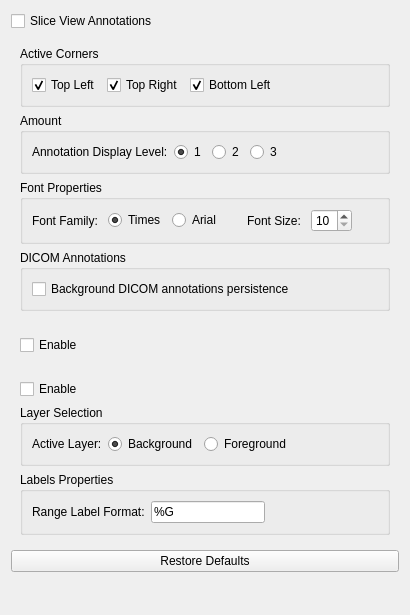
<?xml version="1.0" encoding="UTF-8"?>
<ui version="4.0">
 <class>Settings</class>
 <widget class="QWidget" name="Settings">
  <property name="geometry">
   <rect>
    <x>0</x>
    <y>0</y>
    <width>410</width>
    <height>615</height>
   </rect>
  </property>
  <property name="sizePolicy">
   <sizepolicy hsizetype="Minimum" vsizetype="Minimum">
    <horstretch>0</horstretch>
    <verstretch>0</verstretch>
   </sizepolicy>
  </property>
  <property name="windowTitle">
   <string>Slice View Annotations Settings</string>
  </property>
  <layout class="QVBoxLayout" name="verticalLayout_2">
   <property name="sizeConstraint">
    <enum>QLayout::SetMinimumSize</enum>
   </property>
   <property name="bottomMargin">
    <number>0</number>
   </property>
   <item>
    <layout class="QVBoxLayout" name="mainLayout">
     <property name="sizeConstraint">
      <enum>QLayout::SetDefaultConstraint</enum>
     </property>
     <item>
      <widget class="QCheckBox" name="sliceViewAnnotationsCheckBox">
       <property name="text">
        <string>Slice View Annotations</string>
       </property>
      </widget>
     </item>
     <item>
      <widget class="ctkCollapsibleButton" name="cornerTextParametersCollapsibleButton" native="true">
       <property name="text" stdset="0">
        <string>Corner Text Annotation</string>
       </property>
       <layout class="QVBoxLayout" name="verticalLayout_4">
        <item>
         <layout class="QVBoxLayout" name="verticalLayout_3">
          <item>
           <widget class="QGroupBox" name="activateCornersGroupBox">
            <property name="title">
             <string>Active Corners</string>
            </property>
            <layout class="QHBoxLayout" name="horizontalLayout_5">
             <item>
              <widget class="QCheckBox" name="topLeftActivationCheckbox">
               <property name="text">
                <string>Top Left</string>
               </property>
               <property name="checked">
                <bool>true</bool>
               </property>
              </widget>
             </item>
             <item>
              <widget class="QCheckBox" name="topRightActivationCheckbox">
               <property name="text">
                <string>Top Right</string>
               </property>
               <property name="checked">
                <bool>true</bool>
               </property>
              </widget>
             </item>
             <item>
              <widget class="QCheckBox" name="bottomLeftActivationCheckbox">
               <property name="text">
                <string>Bottom Left</string>
               </property>
               <property name="checked">
                <bool>true</bool>
               </property>
              </widget>
             </item>
             <item>
              <spacer name="horizontalSpacer_6">
               <property name="orientation">
                <enum>Qt::Horizontal</enum>
               </property>
               <property name="sizeHint" stdset="0">
                <size>
                 <width>40</width>
                 <height>20</height>
                </size>
               </property>
              </spacer>
             </item>
            </layout>
           </widget>
          </item>
          <item>
           <widget class="ctkCollapsibleGroupBox" name="annotationsAmountGroupBox">
            <property name="title">
             <string>Amount</string>
            </property>
            <layout class="QHBoxLayout" name="horizontalLayout_2">
             <item>
              <widget class="QLabel" name="label">
               <property name="text">
                <string>Annotation Display Level:</string>
               </property>
              </widget>
             </item>
             <item>
              <widget class="QRadioButton" name="level1RadioButton">
               <property name="text">
                <string>1</string>
               </property>
               <property name="checked">
                <bool>true</bool>
               </property>
              </widget>
             </item>
             <item>
              <widget class="QRadioButton" name="level2RadioButton">
               <property name="text">
                <string>2</string>
               </property>
              </widget>
             </item>
             <item>
              <widget class="QRadioButton" name="level3RadioButton">
               <property name="text">
                <string>3</string>
               </property>
              </widget>
             </item>
             <item>
              <spacer name="horizontalSpacer_2">
               <property name="orientation">
                <enum>Qt::Horizontal</enum>
               </property>
               <property name="sizeHint" stdset="0">
                <size>
                 <width>40</width>
                 <height>20</height>
                </size>
               </property>
              </spacer>
             </item>
            </layout>
           </widget>
          </item>
          <item>
           <widget class="ctkCollapsibleGroupBox" name="fontPropertiesGroupBox">
            <property name="title">
             <string>Font Properties</string>
            </property>
            <layout class="QHBoxLayout" name="horizontalLayout_3">
             <item>
              <widget class="QLabel" name="fontFamilyLabel">
               <property name="text">
                <string>Font Family: </string>
               </property>
              </widget>
             </item>
             <item>
              <widget class="QRadioButton" name="timesFontRadioButton">
               <property name="text">
                <string>Times</string>
               </property>
               <property name="checked">
                <bool>true</bool>
               </property>
              </widget>
             </item>
             <item>
              <widget class="QRadioButton" name="arialFontRadioButton">
               <property name="text">
                <string>Arial</string>
               </property>
              </widget>
             </item>
             <item>
              <spacer name="horizontalSpacer_5">
               <property name="orientation">
                <enum>Qt::Horizontal</enum>
               </property>
               <property name="sizeType">
                <enum>QSizePolicy::Fixed</enum>
               </property>
               <property name="sizeHint" stdset="0">
                <size>
                 <width>20</width>
                 <height>20</height>
                </size>
               </property>
              </spacer>
             </item>
             <item>
              <widget class="QLabel" name="fontSizeLabel">
               <property name="text">
                <string>Font Size: </string>
               </property>
              </widget>
             </item>
             <item>
              <widget class="QSpinBox" name="fontSizeSpinBox">
               <property name="minimum">
                <number>10</number>
               </property>
               <property name="maximum">
                <number>20</number>
               </property>
              </widget>
             </item>
             <item>
              <spacer name="horizontalSpacer_3">
               <property name="orientation">
                <enum>Qt::Horizontal</enum>
               </property>
               <property name="sizeHint" stdset="0">
                <size>
                 <width>40</width>
                 <height>20</height>
                </size>
               </property>
              </spacer>
             </item>
            </layout>
           </widget>
          </item>
          <item>
           <widget class="ctkCollapsibleGroupBox" name="dicomAnnotationsCollapsibleGroupBox">
            <property name="title">
             <string>DICOM Annotations</string>
            </property>
            <layout class="QVBoxLayout" name="verticalLayout_7">
             <item>
              <widget class="QCheckBox" name="backgroundLayerPersistenceCheckbox">
               <property name="toolTip">
                <string>Show background volume DICOM annotations if foreground volume is non-DICOM.</string>
               </property>
               <property name="text">
                <string>Background DICOM annotations persistence</string>
               </property>
              </widget>
             </item>
            </layout>
           </widget>
          </item>
         </layout>
        </item>
       </layout>
      </widget>
     </item>
     <item>
      <widget class="ctkCollapsibleButton" name="scalingRulerCollapsibleButton" native="true">
       <property name="text" stdset="0">
        <string>Scaling Ruler</string>
       </property>
       <layout class="QVBoxLayout" name="verticalLayout_5">
        <item>
         <widget class="QCheckBox" name="showScalingRulerCheckBox">
          <property name="text">
           <string>Enable</string>
          </property>
         </widget>
        </item>
       </layout>
      </widget>
     </item>
     <item>
      <widget class="ctkCollapsibleButton" name="colorScalarBarCollapsibleButton" native="true">
       <property name="text" stdset="0">
        <string>Color Scalar Bar</string>
       </property>
       <layout class="QVBoxLayout" name="verticalLayout_6">
        <item>
         <widget class="QCheckBox" name="showColorScalarBarCheckBox">
          <property name="text">
           <string>Enable</string>
          </property>
         </widget>
        </item>
        <item>
         <widget class="ctkCollapsibleGroupBox" name="colorBarLayerSelectionGroupBox">
          <property name="title">
           <string>Layer Selection</string>
          </property>
          <layout class="QHBoxLayout" name="horizontalLayout">
           <item>
            <widget class="QLabel" name="layerLabel">
             <property name="text">
              <string>Active Layer:</string>
             </property>
            </widget>
           </item>
           <item>
            <widget class="QRadioButton" name="backgroundRadioButton">
             <property name="text">
              <string>Background</string>
             </property>
             <property name="checked">
              <bool>true</bool>
             </property>
            </widget>
           </item>
           <item>
            <widget class="QRadioButton" name="foregroundRadioButton">
             <property name="text">
              <string>Foreground</string>
             </property>
            </widget>
           </item>
           <item>
            <spacer name="horizontalSpacer">
             <property name="orientation">
              <enum>Qt::Horizontal</enum>
             </property>
             <property name="sizeHint" stdset="0">
              <size>
               <width>40</width>
               <height>20</height>
              </size>
             </property>
            </spacer>
           </item>
          </layout>
         </widget>
        </item>
        <item>
         <widget class="ctkCollapsibleGroupBox" name="LabelsPropertiesCollapsibleGroupBox">
          <property name="title">
           <string>Labels Properties</string>
          </property>
          <layout class="QHBoxLayout" name="horizontalLayout_4">
           <item>
            <widget class="QLabel" name="label_5">
             <property name="text">
              <string>Range Label Format:</string>
             </property>
            </widget>
           </item>
           <item>
            <widget class="QLineEdit" name="rangeLabelFormatLineEdit">
             <property name="text">
              <string>%G</string>
             </property>
            </widget>
           </item>
           <item>
            <spacer name="horizontalSpacer_4">
             <property name="orientation">
              <enum>Qt::Horizontal</enum>
             </property>
             <property name="sizeHint" stdset="0">
              <size>
               <width>40</width>
               <height>20</height>
              </size>
             </property>
            </spacer>
           </item>
          </layout>
         </widget>
        </item>
       </layout>
      </widget>
     </item>
    </layout>
   </item>
   <item>
    <widget class="QPushButton" name="restoreDefaultsButton">
     <property name="text">
      <string>Restore Defaults</string>
     </property>
    </widget>
   </item>
   <item>
    <spacer name="verticalSpacer">
     <property name="orientation">
      <enum>Qt::Vertical</enum>
     </property>
     <property name="sizeType">
      <enum>QSizePolicy::MinimumExpanding</enum>
     </property>
     <property name="sizeHint" stdset="0">
      <size>
       <width>20</width>
       <height>5</height>
      </size>
     </property>
    </spacer>
   </item>
  </layout>
 </widget>
 <customwidgets>
  <customwidget>
   <class>ctkCollapsibleButton</class>
   <extends>QWidget</extends>
   <header>ctkCollapsibleButton.h</header>
   <container>1</container>
  </customwidget>
  <customwidget>
   <class>ctkCollapsibleGroupBox</class>
   <extends>QGroupBox</extends>
   <header>ctkCollapsibleGroupBox.h</header>
   <container>1</container>
  </customwidget>
 </customwidgets>
 <resources/>
 <connections/>
</ui>
